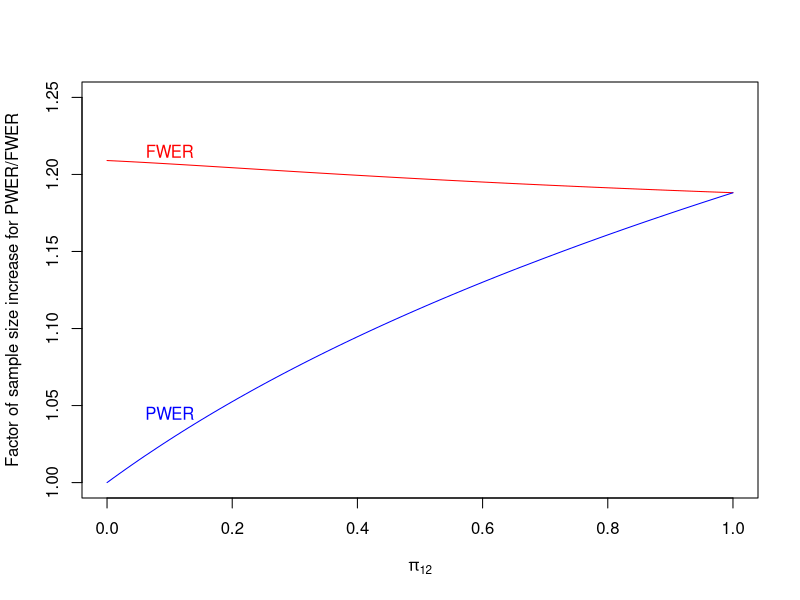

The R script that drew this image:
###################################################
#Single stage designs PWER-control (Sections 3.3.1 and 3.3.2)
###################################################
library(multcomp)

##Correlation of the test statistics:
#one treatment:
corpi12_1 <- function(pi12){2*pi12/(1+pi12)}
#multiple treatments:
corpi12_2 <- function(pi12){
  3*pi12/(2*(1+2*pi12))  
}

#critical values for PWER- and FWER-control
mtcritpwer <- function(alpha, pi12, corr){
  Sigma <- matrix(c(1, corr, corr, 1), nr = 2, byrow = T)
  res <- function(crit){(1-pi12)*(1-pnorm(crit)) + pi12*(1-pmvnorm(upper=rep(crit,2), corr = Sigma)[1])-alpha}
  return(uniroot(res, interval = c(1,10))$root)
}
mtcritfwer <- function(alpha, pi12, corr){
  Sigma <- matrix(c(1, corr, corr, 1), nr = 2, byrow = T)
  res <- qmvnorm(1-alpha, tail = "lower.tail", sigma = Sigma)$quantile
  return(res)
}

#plot sample size increase for PWER/FWER vs. unadjusted case:
beta <- 0.2; alpha = 0.025
#grid for pi12:
pi12 <- seq(0, 1, 0.01)
factor_fwer <- factor_pwer <- numeric(length(pi12))
for(i in 1:length(pi12)){
  factor_fwer[i] <- (qnorm(1-beta) + mtcritfwer(alpha=alpha, pi12=pi12[i], corr = corpi12_2(pi12[i])))^2/(qnorm(1-beta)+qnorm(1-alpha))^2
  factor_pwer[i] <- (qnorm(1-beta) + mtcritpwer(alpha=alpha, pi12=pi12[i], corr = corpi12_2(pi12[i])))^2/(qnorm(1-beta)+qnorm(1-alpha))^2
}

plot(pi12, factor_fwer, xlab = expression(pi[12]), ylim = c(1, 1.25), type = "l",
	ylab = "Factor of sample size increase for PWER/FWER", col = "red")
lines(pi12, factor_pwer, col = "blue")
text(x=0.1, y=1.215, labels = "FWER", col = "red")
text(x=0.1, y=1.045, labels = "PWER", col = "blue")
